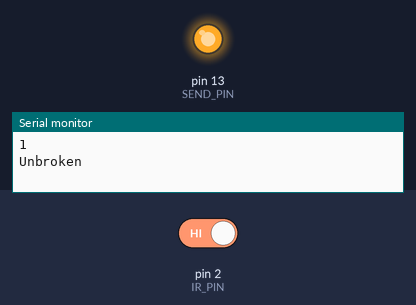
A sketch run on a simulated Arduino Uno, built with avr-gcc and run on an emulated ATmega328P. Parts: output pins drawn as LEDs (lit = HIGH), the last lines printed to the serial monitor. The test bench sets the inputs (shaded band); at power-on: pin 2 (IR_PIN) HIGH.

Above: at 1.2 s.
1.3 s: pin 2 (IR_PIN) driven LOW
At 1.6 s:
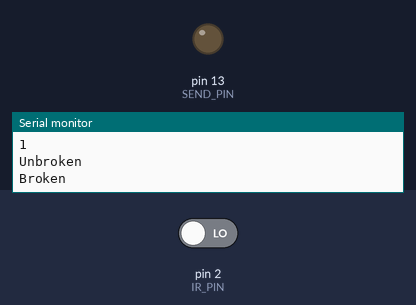
Timing chart, 0 to 4.3 s (numbered marks = the images above; inputs shaded):
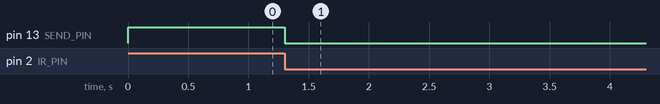

Measured:
- after the input at 1.3 s, pin 13 (SEND_PIN): HIGH → LOW at once

The sketch:

nano_3_IR.ino
```cpp
/*
 * WSHS Science Olympiad State 2018
 * @author Justin Du (MtDu)
*/

// Pins we need
int IR_PIN = 2;
int SEND_PIN = 13;

// Booleans
boolean TRIGGERED = false;

// Beam Stuff
int sensorState = 0, lastState=0;

void setup() {
  Serial.begin(9600);
  // Might need to set it to input
  // And write it to HIGH
  pinMode(IR_PIN, INPUT_PULLUP);
  pinMode(SEND_PIN, OUTPUT);
  digitalWrite(SEND_PIN, HIGH);
}

void loop() {
  sensorState = digitalRead(IR_PIN);
  /*
   * How this works...
   * If sensorState is high, then it means beam is still there
   * If lastState is 0, means the beam was brok                                                                                                                   en before but isn't now
   */
  if (sensorState && !lastState) {
    Serial.println(sensorState);
    Serial.println("Unbroken");
  }
  if (!sensorState && lastState) {
    Serial.println("Broken");
    // Make sure we don't trigger it accidentally
    if (!TRIGGERED) {
      // Writing low because we are using PULL_UP functionalityf
      digitalWrite(SEND_PIN, LOW);
      TRIGGERED = true;
    }
  }
  lastState = sensorState;
}
```
